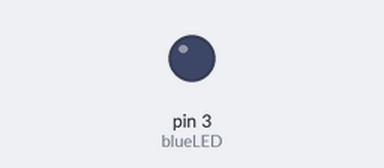
Simulated run of this sketch. Board: Arduino Uno, built with avr-gcc and run on an emulated ATmega328P. Shown: output pins drawn as LEDs (lit = HIGH).

Above: at 0.05 s.
At 3.3 s:
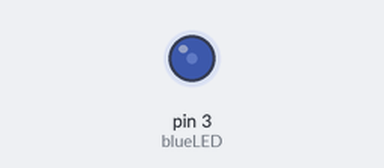
At 5.05 s:
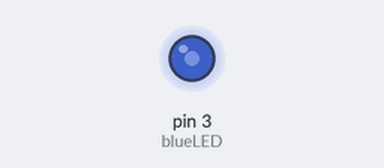
At 6.6 s:
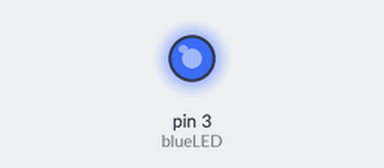
Timing chart, 0 to 8.6 s (numbered marks = the images above):
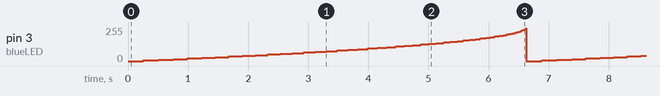

The sketch:

blueFade.ino
```cpp
int blueLED = 3;
int GND = 2;
int brightness = 255;

void setup() {
  //this tells the arduino that the pins are outputs (not analog or digital inputs)
  pinMode (GND, OUTPUT);
  pinMode (blueLED, OUTPUT);

  //this tells the arduino what state (high or low) to put the pins in
  digitalWrite(GND, 0);
}

void loop() {
    analogWrite(blueLED, 255-brightness);
    delay(brightness);
    brightness=brightness-5;
    if (brightness < 0){
        brightness=255;
    }
}
```

Measured:
- by itself, pin 3 (blueLED): ramps from 0/255 to 245/255 and jumps back, once every 6.6 s
